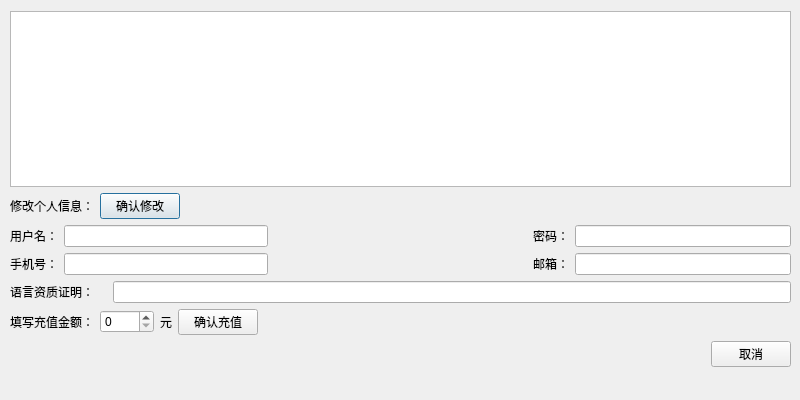
<?xml version="1.0" encoding="UTF-8"?>
<ui version="4.0">
 <class>Info</class>
 <widget class="QDialog" name="Info">
  <property name="geometry">
   <rect>
    <x>0</x>
    <y>0</y>
    <width>800</width>
    <height>400</height>
   </rect>
  </property>
  <property name="windowTitle">
   <string>个人信息</string>
  </property>
  <widget class="QWidget" name="layoutWidget">
   <property name="geometry">
    <rect>
     <x>10</x>
     <y>11</y>
     <width>781</width>
     <height>356</height>
    </rect>
   </property>
   <layout class="QVBoxLayout" name="verticalLayout">
    <item>
     <widget class="QTableView" name="tableView">
      <attribute name="verticalHeaderVisible">
       <bool>false</bool>
      </attribute>
     </widget>
    </item>
    <item>
     <layout class="QHBoxLayout" name="horizontalLayout_9">
      <item>
       <widget class="QLabel" name="label">
        <property name="text">
         <string>修改个人信息：</string>
        </property>
       </widget>
      </item>
      <item>
       <widget class="QPushButton" name="pushButton_changeinfo">
        <property name="text">
         <string>确认修改</string>
        </property>
       </widget>
      </item>
      <item>
       <spacer name="horizontalSpacer_4">
        <property name="orientation">
         <enum>Qt::Horizontal</enum>
        </property>
        <property name="sizeHint" stdset="0">
         <size>
          <width>40</width>
          <height>20</height>
         </size>
        </property>
       </spacer>
      </item>
     </layout>
    </item>
    <item>
     <layout class="QHBoxLayout" name="horizontalLayout_7">
      <item>
       <layout class="QHBoxLayout" name="horizontalLayout_2" stretch="0,7">
        <item>
         <widget class="QLabel" name="label_4">
          <property name="text">
           <string>用户名：</string>
          </property>
         </widget>
        </item>
        <item>
         <widget class="QLineEdit" name="lineEdit_name"/>
        </item>
       </layout>
      </item>
      <item>
       <spacer name="horizontalSpacer_2">
        <property name="orientation">
         <enum>Qt::Horizontal</enum>
        </property>
        <property name="sizeHint" stdset="0">
         <size>
          <width>40</width>
          <height>20</height>
         </size>
        </property>
       </spacer>
      </item>
      <item>
       <layout class="QHBoxLayout" name="horizontalLayout_3" stretch="0,7">
        <item>
         <widget class="QLabel" name="label_5">
          <property name="text">
           <string>密码：</string>
          </property>
         </widget>
        </item>
        <item>
         <widget class="QLineEdit" name="lineEdit_password"/>
        </item>
       </layout>
      </item>
     </layout>
    </item>
    <item>
     <layout class="QHBoxLayout" name="horizontalLayout_8">
      <item>
       <layout class="QHBoxLayout" name="horizontalLayout_4" stretch="0,7">
        <item>
         <widget class="QLabel" name="label_6">
          <property name="text">
           <string>手机号：</string>
          </property>
         </widget>
        </item>
        <item>
         <widget class="QLineEdit" name="lineEdit_PhoneNumber"/>
        </item>
       </layout>
      </item>
      <item>
       <spacer name="horizontalSpacer_3">
        <property name="orientation">
         <enum>Qt::Horizontal</enum>
        </property>
        <property name="sizeHint" stdset="0">
         <size>
          <width>40</width>
          <height>20</height>
         </size>
        </property>
       </spacer>
      </item>
      <item>
       <layout class="QHBoxLayout" name="horizontalLayout_5" stretch="0,7">
        <item>
         <widget class="QLabel" name="label_7">
          <property name="text">
           <string>邮箱：</string>
          </property>
         </widget>
        </item>
        <item>
         <widget class="QLineEdit" name="lineEdit_mailbox"/>
        </item>
       </layout>
      </item>
     </layout>
    </item>
    <item>
     <layout class="QHBoxLayout" name="horizontalLayout_6" stretch="1,7">
      <item>
       <widget class="QLabel" name="label_8">
        <property name="text">
         <string>语言资质证明：</string>
        </property>
       </widget>
      </item>
      <item>
       <widget class="QLineEdit" name="lineEdit_prove"/>
      </item>
     </layout>
    </item>
    <item>
     <layout class="QHBoxLayout" name="horizontalLayout_10">
      <item>
       <widget class="QLabel" name="label_2">
        <property name="text">
         <string>填写充值金额：</string>
        </property>
       </widget>
      </item>
      <item>
       <widget class="QSpinBox" name="spinBox">
        <property name="maximum">
         <number>1000</number>
        </property>
       </widget>
      </item>
      <item>
       <widget class="QLabel" name="label_3">
        <property name="text">
         <string>元</string>
        </property>
       </widget>
      </item>
      <item>
       <widget class="QPushButton" name="pushButton_recharge">
        <property name="text">
         <string>确认充值</string>
        </property>
       </widget>
      </item>
      <item>
       <spacer name="horizontalSpacer_5">
        <property name="orientation">
         <enum>Qt::Horizontal</enum>
        </property>
        <property name="sizeHint" stdset="0">
         <size>
          <width>40</width>
          <height>20</height>
         </size>
        </property>
       </spacer>
      </item>
     </layout>
    </item>
    <item>
     <layout class="QHBoxLayout" name="horizontalLayout">
      <item>
       <spacer name="horizontalSpacer">
        <property name="orientation">
         <enum>Qt::Horizontal</enum>
        </property>
        <property name="sizeHint" stdset="0">
         <size>
          <width>40</width>
          <height>20</height>
         </size>
        </property>
       </spacer>
      </item>
      <item>
       <widget class="QPushButton" name="pushButton_cancel">
        <property name="text">
         <string>取消</string>
        </property>
       </widget>
      </item>
     </layout>
    </item>
   </layout>
  </widget>
 </widget>
 <resources/>
 <connections/>
</ui>
